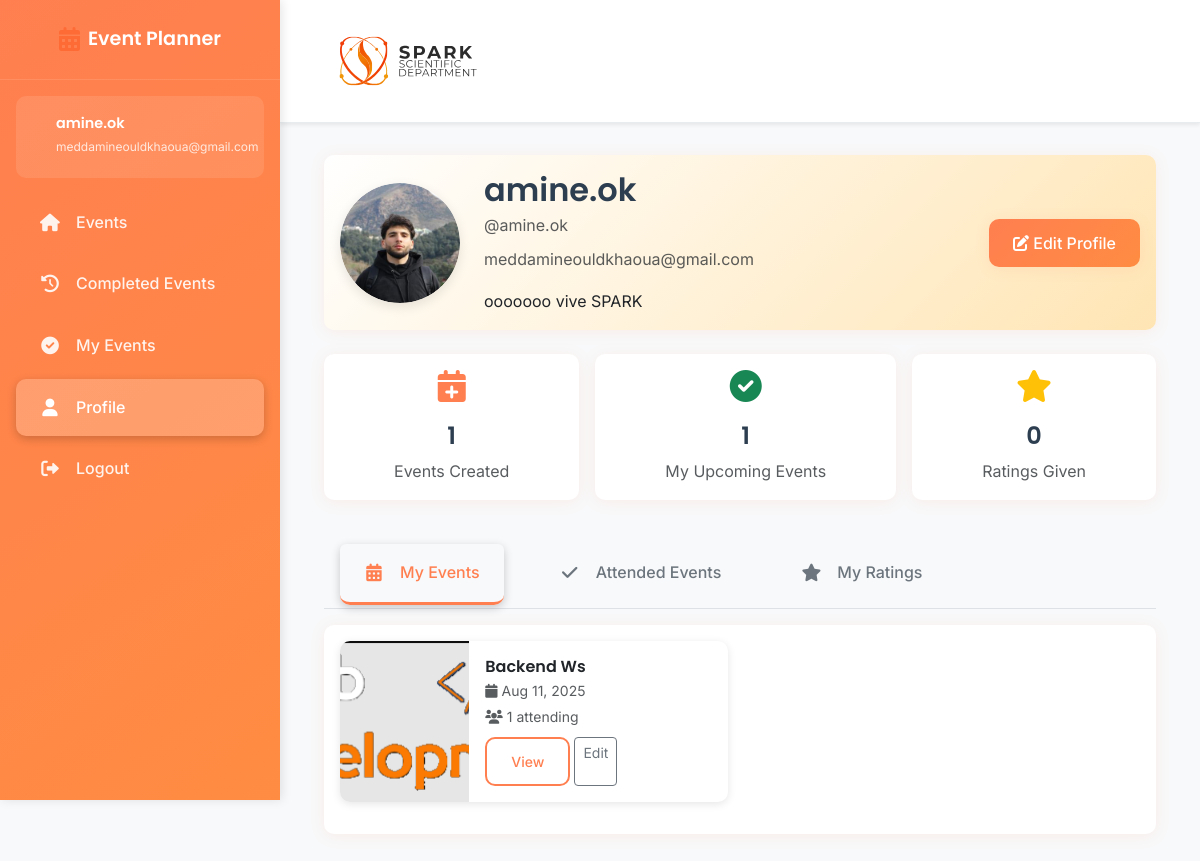
The app's page /accounts/profile/ (signed in) with its own data.
### accounts/models.py (models this page shows, shortened)
class Profile(models.Model):
    user = models.OneToOneField(User, on_delete=models.CASCADE)
    bio = models.TextField(max_length=500, blank=True)
    location = models.CharField(max_length=30, blank=True)
    birth_date = models.DateField(null=True, blank=True)
    avatar = models.ImageField(default='default.jpg', upload_to='profile_pics')

### events/models.py (models this page shows, shortened)
class Event(models.Model):
    title = models.CharField(max_length=200)
    description = models.TextField()
    date = models.DateField()
    time = models.TimeField()
    location = models.CharField(max_length=300)
    duration_days = models.PositiveIntegerField(default=0, help_text="Duration in days")
    duration_hours = models.PositiveIntegerField(default=0, help_text="Duration in hours")
    auto_complete_days = models.PositiveIntegerField(default=0, help_text="Days after event start to auto-complete")
    auto_complete_hours = models.PositiveIntegerField(default=0, help_text="Hours after event start to auto-complete")
    capacity = models.PositiveIntegerField(blank=True, null=True)
    creator = models.ForeignKey(User, on_delete=models.CASCADE, related_name='created_events')
    image = models.ImageField(default='event_default.jpg', upload_to='event_pics')
    end_datetime = models.DateTimeField(blank=True, null=True)
    created_at = models.DateTimeField(default=timezone.now)
    updated_at = models.DateTimeField(auto_now=True)
    is_completed = models.BooleanField(default=False, help_text="Mark this event as manually completed")
    auto_complete_datetime = models.DateTimeField(blank=True, null=True, help_text="Event will be automatically marked as completed at this date and time")
    class Meta:
        ordering = ['date', 'time']
    @property
    def attendee_count(self):
        return self.rsvps.filter(status='going').count()

### accounts/views.py (the view)
# urls.py: path('profile/', views.profile, name='profile'),
@login_required
def profile(request):
    if request.method == 'POST':
        u_form = UserUpdateForm(request.POST, instance=request.user)
        p_form = ProfileUpdateForm(request.POST, request.FILES, instance=request.user.profile)
        if u_form.is_valid() and p_form.is_valid():
            u_form.save()
            p_form.save()
            messages.success(request, 'Your account has been updated!')
            return redirect('profile')
    else:
        u_form = UserUpdateForm(instance=request.user)
        p_form = ProfileUpdateForm(instance=request.user.profile)
    my_events = request.user.created_events.order_by('date', 'time')
    context = {
        'u_form': u_form,
        'p_form': p_form,
        'going_rsvp_count': request.user.rsvp_set.filter(status='going').count(),
        'my_events': my_events,
    }
    return render(request, 'accounts/profile.html', context)

### templates/accounts/profile.html (shortened to what this page needs)
{% extends "base.html" %}
{% load static %}
{% load crispy_forms_tags %}
{% block content %}
<div class="container-fluid">
    <div class="row mb-4">
        <div class="col-12">
            <div class="card profile-header">
                <div class="card-body">
                    <div class="row align-items-center">
                        <div class="col-auto">
                            <div class="profile-avatar-large">
                                {% if user.profile.avatar %}
                                    <img src="{{ user.profile.avatar.url }}" alt="{{ user.username }}" class="rounded-circle">
                                {% else %}
                                    <div class="avatar-placeholder-large">
                                        <i class="fas fa-user"></i>
                                    </div>
                                {% endif %}
                            </div>
                        </div>
                        <div class="col">
                            <h2 class="mb-1">{{ user.first_name|default:user.username }}</h2>
                            <p class="text-muted mb-2">@{{ user.username }}</p>
                            <p class="text-muted mb-3">{{ user.email }}</p>
                            {% if user.profile.bio %}
                                <p class="mb-0">{{ user.profile.bio }}</p>
                            {% endif %}
                        </div>
                        <div class="col-auto">
                            <button class="btn btn-orange" data-bs-toggle="modal" data-bs-target="#editProfileModal">
                                <i class="fas fa-edit"></i> Edit Profile
                            </button>
                        </div>
                    </div>
                </div>
            </div>
        </div>
    </div>
    <div class="row mb-4">
        <div class="d-flex flex-row w-100 gap-3">
            <div class="flex-fill mb-3">
                <div class="card text-center h-100">
                    <div class="card-body">
                        <div class="stat-icon">
                            <i class="fas fa-calendar-plus fa-2x text-orange"></i>
                        </div>
                        <h4 class="mt-2">{{ user.created_events.count }}</h4>
                        <p class="text-muted mb-0">Events Created</p>
                    </div>
                </div>
            </div>
            <div class="flex-fill mb-3">
                <div class="card text-center h-100">
                    <div class="card-body">
                        <div class="stat-icon">
                            <i class="fas fa-check-circle fa-2x text-success"></i>
                        </div>
                        <h4 class="mt-2">{{ going_rsvp_count }}</h4>
                        <p class="text-muted mb-0">My Upcoming Events </p>
                    </div>
                </div>
            </div>
            <div class="flex-fill mb-3">
                <div class="card text-center h-100">
                    <div class="card-body">
                        <div class="stat-icon">
                            <i class="fas fa-star fa-2x text-warning"></i>
                        </div>
                        <h4 class="mt-2">{{ user.rating_set.count }}</h4>
                        <p class="text-muted mb-0">Ratings Given</p>
                    </div>
                </div>
            </div>
        </div>
    </div>
    <div class="row">
        <div class="col-12">
            <ul class="nav nav-tabs" id="profileTabs" role="tablist">
                <li class="nav-item" role="presentation">
                    <button class="nav-link active" id="my-events-tab" data-bs-toggle="tab" data-bs-target="#my-events" type="button" role="tab">
                        <i class="fas fa-calendar-alt"></i> My Events
                    </button>
                </li>
                <li class="nav-item" role="presentation">
                    <button class="nav-link" id="attended-tab" data-bs-toggle="tab" data-bs-target="#attended" type="button" role="tab">
                        <i class="fas fa-check"></i> Attended Events
                    </button>
                </li>
                <li class="nav-item" role="presentation">
                    <button class="nav-link" id="ratings-tab" data-bs-toggle="tab" data-bs-target="#ratings" type="button" role="tab">
                        <i class="fas fa-star"></i> My Ratings
                    </button>
                </li>
            </ul>
            <div class="tab-content" id="profileTabsContent">
                <div class="tab-pane fade show active" id="my-events" role="tabpanel">
                    <div class="card">
                        <div class="card-body">
                            {% if my_events %}
                                <div class="row">
                                    {% for event in my_events %}
                                        <div class="col-md-6 mb-3">
                                            <div class="card event-card-small">
                                                <div class="row g-0">
                                                    <div class="col-4">
                                                        {% if event.image %}
                                                            <img src="{{ event.image.url }}" class="img-fluid rounded-start h-100 object-cover" alt="{{ event.title }}">
                                                        {% else %}
                                                            <div class="bg-orange-light d-flex align-items-center justify-content-center h-100 rounded-start">
                                                                <i class="fas fa-calendar-alt text-orange"></i>
                                                            </div>
                                                        {% endif %}
                                                    </div>
                                                    <div class="col-8">
                                                        <div class="card-body p-3">
                                                            <h6 class="card-title mb-1">{{ event.title }}</h6>
                                                            <small class="text-muted d-block mb-1">
                                                                <i class="fas fa-calendar"></i> {{ event.date|date:"M d, Y" }}
                                                            </small>
                                                            <small class="text-muted d-block mb-2">
                                                                <i class="fas fa-users"></i> {{ event.attendee_count }} attending
                                                            </small>
                                                            <div class="d-flex gap-1">
                                                                <a href="{% url 'event-detail' event.pk %}" class="btn btn-outline-orange btn-sm">View</a>
                                                                <a href="{% url 'event-update' event.pk %}" class="btn btn-outline-secondary btn-sm">Edit</a>
                                                            </div>
                                                        </div>
                                                    </div>
                                                </div>
                                            </div>
                                        </div>
                                    {% endfor %}
                                </div>
                            {% endif %}
                        </div>
                    </div>
                </div>
            </div>
        </div>
    </div>
</div>
{% endblock content %}

### templates/base.html (shortened to what this page needs)
{% load static %}
<!DOCTYPE html>
<html lang="en">
<head>
    <link href="https://cdn.jsdelivr.net/npm/bootstrap@5.3.0/dist/css/bootstrap.min.css" rel="stylesheet">
    <link rel="stylesheet" href="https://cdnjs.cloudflare.com/ajax/libs/font-awesome/6.0.0/css/all.min.css">
    {% load static %}
    <link rel="stylesheet" type="text/css" href="{% static 'css/main.css' %}">
    <link href='https://cdn.jsdelivr.net/npm/fullcalendar@6.1.8/main.min.css' rel='stylesheet' />
</head>
<body>
    <div class="wrapper">
        {% if user.is_authenticated %}
        <nav class="sidebar" id="sidebar">
            <div class="sidebar-header">
                <div class="logo">
                    <i class="fas fa-calendar-alt"></i>
                    <span>Event Planner</span>
                </div>
            </div>
            <div class="sidebar-content">
                <div class="user-info">
                    <div class="user-details">
                        <h6>{{ user.first_name|default:user.username }}</h6>
                        <small>{{ user.email }}</small>
                    </div>
                </div>
                <ul class="nav-links">
                    <li class="nav-item">
                        <a href="{% url 'events-home' %}" class="nav-link {% if request.resolver_match.url_name == 'events-home' %}active{% endif %}">
                            <i class="fas fa-home"></i>
                            <span>Events</span>
                        </a>
                    </li>
                    <li class="nav-item">
                        <a href="{% url 'completed-events' %}" class="nav-link {% if request.resolver_match.url_name == 'completed-events' %}active{% endif %}">
                            <i class="fas fa-history"></i>
                            <span>Completed Events</span>
                        </a>
                    </li>
                    <li class="nav-item">
                        <a href="{% url 'my-rsvps' %}" class="nav-link {% if request.resolver_match.url_name == 'my-rsvps' %}active{% endif %}">
                            <i class="fas fa-check-circle"></i>
                            <span>My Events</span>
                        </a>
                    </li>
                    <li class="nav-item">
                        <a href="{% url 'profile' %}" class="nav-link {% if request.resolver_match.url_name == 'profile' %}active{% endif %}">
                            <i class="fas fa-user"></i>
                            <span>Profile</span>
                        </a>
                    </li>
                    <li class="nav-item">
                        <a href="{% url 'logout' %}" class="nav-link">
                            <i class="fas fa-sign-out-alt"></i>
                            <span>Logout</span>
                        </a>
                    </li>
                </ul>
            </div>
        </nav>
        {% endif %}
        <div class="main-content {% if not user.is_authenticated %}full-width{% endif %}">
            <nav class="navbar navbar-expand-lg navbar-light bg-white shadow-sm">
                <div class="container-fluid">
                    {% if user.is_authenticated %}
                        <a class="navbar-brand" href="{% url 'events-home' %}">
                            <img src="{% static 'images/SPARK-03.svg' %}" alt="Event Planner Logo" height="80">
                        </a>
                    {% else %}
                        <a class="navbar-brand" href="{% url 'events-home' %}">
                            <i class="fas fa-calendar-alt text-orange"></i>
                            Event Planner
                        </a>
                    {% endif %}
                </div>
            </nav>
            <div class="content-wrapper">
                {% block content %}{% endblock content %}
            </div>
        </div>
    </div>
</body>
</html>

### records on screen
Event: image (picture), title "Backend Ws", date "Aug 11, 2025", attendee_count "1"

### other values on screen
{{ user.first_name|default:user.username }} "amine.ok"
{{ user.email }} "meddamineouldkhaoua@gmail.com"
{{ user.username }} "amine.ok"
{{ user.profile.bio }} "ooooooo vive SPARK"
{{ user.created_events.count }} "1"
{{ going_rsvp_count }} "1"
{{ user.rating_set.count }} "0"
